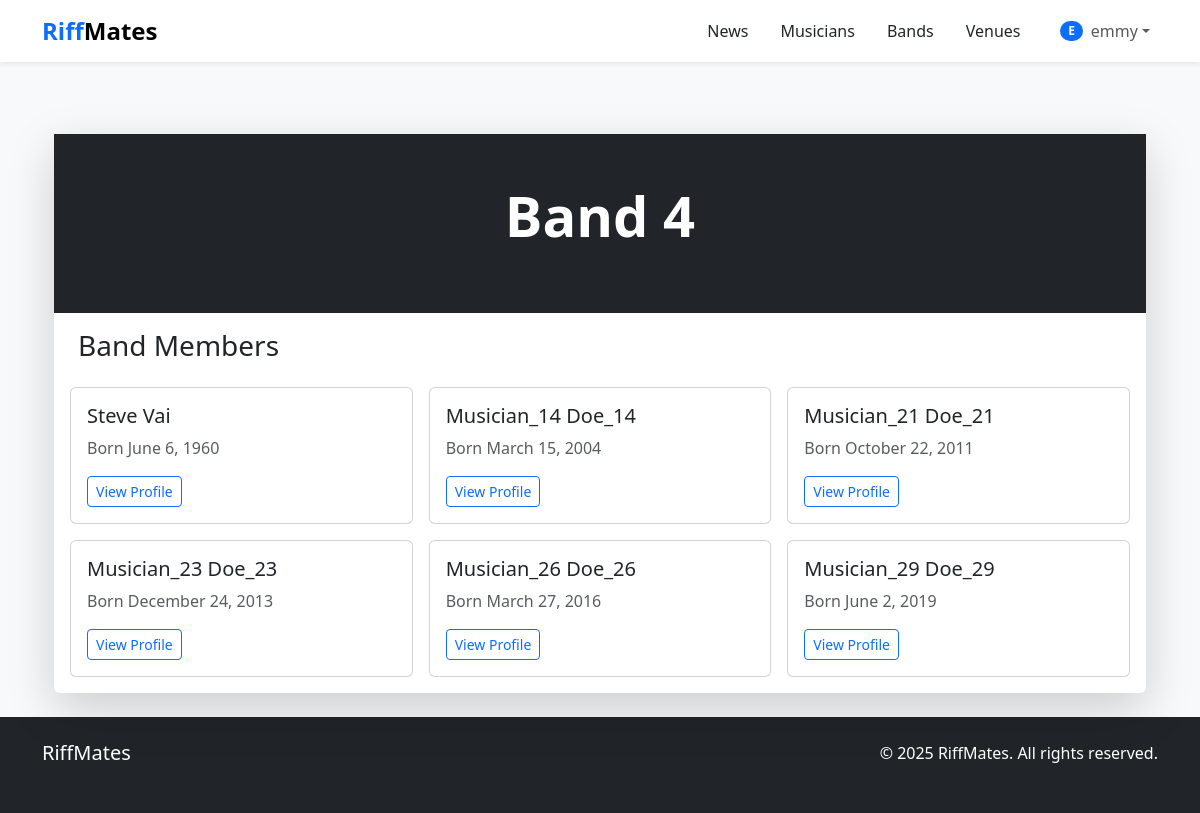
The app's page /band/band/4/ (signed in) with its own data.
### band/models.py (models this page shows, shortened)
class Band(models.Model):
    name = models.CharField(max_length=50)
    musicians = models.ManyToManyField(Musician)

class Musician(models.Model):
    first_name=models.CharField(max_length=50)
    last_name=models.CharField(max_length=50)
    birth=models.DateField()

### band/views.py (the view)
# urls.py: path('band/<int:id>/', bandViews.band_detail, name='band_detail'),
def band_detail(request, id):
    band = get_object_or_404(Band, id=id)
    return render(request, 'band_detail.html', {'band': band})

### templates/band_detail.html (shortened to what this page needs)
{% extends "base.html" %}
{% load static %}
{% block content %}
<div class="container mt-5">
    <div class="card shadow-lg border-0">
        <div class="bg-dark text-white text-center py-5">
            <h1 class="display-4 fw-bold mb-3">
                {{ band.name }}
            </h1>
        </div>
        <div class="card-body">
            <h3 class="mb-4">
                Band Members
            </h3>
            <div class="row g-3">
                {% for musician in band.musicians.all %}
                <div class="col-md-4">
                    <div class="card h-100">
                        <div class="card-body">
                            <h5 class="card-title">
                                {{ musician.first_name }} {{ musician.last_name }}
                            </h5>
                            <p class="card-text text-muted">
                                Born {{ musician.birth|date:"F j, Y" }}
                            </p>
                            <a href="{% url 'musician_detail' musician.id %}" class="btn btn-sm btn-outline-primary">
                                View Profile
                            </a>
                        </div>
                    </div>
                </div>
                {% endfor %}
            </div>
        </div>
    </div>
</div>
{% endblock %}

### templates/base.html (shortened to what this page needs)
<!DOCTYPE html>
<html lang="en" class="h-100">
  <head>
    <link
      href="https://cdn.jsdelivr.net/npm/bootstrap@5.3.3/dist/css/bootstrap.min.css"
      rel="stylesheet"
    />
  </head>
  <body class="d-flex flex-column h-100 bg-light">
    {% block nav %}
    <nav class="navbar navbar-expand-lg navbar-light bg-white shadow-sm">
      <div class="container">
        <a class="navbar-brand fw-bold fs-4" href="{% url 'home' %}">
          <span class="text-primary">Riff</span>Mates
        </a>
        <div class="collapse navbar-collapse" id="mainNav">
          <div class="navbar-nav ms-auto align-items-center">
            <a
              href="{% url 'news' %}"
              class="nav-link text-dark mx-2 py-2 nav-link-hover {% if request.path == '/news/' %}active fw-bold{% endif %}"
            >
              News
            </a>
            <a
              href="{% url 'musician_list' %}"
              class="nav-link text-dark mx-2 py-2 nav-link-hover {% if request.path == '/musicians/' %}active fw-bold{% endif %}"
            >
              Musicians
            </a>
            <a
              href="{% url 'band_list' %}"
              class="nav-link text-dark mx-2 py-2 nav-link-hover {% if request.path == '/bands/' %}active fw-bold{% endif %}"
            >
              Bands
            </a>
            <a
              href="{% url 'venue_list' %}"
              class="nav-link text-dark mx-2 py-2 nav-link-hover {% if request.path == '/venues/' %}active fw-bold{% endif %}"
            >
              Venues
            </a>
            <div class="nav-item dropdown ms-3">
              {% if user.is_authenticated %}
                <a
                  class="nav-link dropdown-toggle d-flex align-items-center"
                  href="#"
                  role="button"
                  data-bs-toggle="dropdown"
                  aria-expanded="false"
                >
                  <span class="badge bg-primary rounded-pill me-2">
                    {{ user.username|first|upper }}
                  </span>
                  {{ user.username }}
                </a>
              {% endif %}
            </div>
          </div>
        </div>
      </div>
    </nav>
    {% endblock nav %}
    <main class="flex-shrink-0 my-4">
      <div class="container">
        {% block content %}{% endblock content %}
      </div>
    </main>
    {% block footer %}
    <footer class="footer mt-auto py-4 bg-dark text-white">
      <div class="container">
        <div class="row">
          <div class="col-md-6 text-center text-md-start">
            <h5 class="mb-3">RiffMates</h5>
          </div>
          <div class="col-md-6 mt-4 mt-md-0 text-center text-md-end">
            <p class="mb-0">
              &copy; {{ year|default:"2025" }} RiffMates. All rights reserved.<br>
              <small class="text-muted">Rocking the music world since 2024</small>
            </p>
          </div>
        </div>
      </div>
    </footer>
    {% endblock footer %}
  </body>
</html>

### records on screen
Band: name "Band 4"
Musician: first_name "Steve", last_name "Vai", birth "June 6, 1960"
Musician: first_name "Musician_14", last_name "Doe_14", birth "March 15, 2004"
Musician: first_name "Musician_21", last_name "Doe_21", birth "October 22, 2011"
Musician: first_name "Musician_23", last_name "Doe_23", birth "December 24, 2013"
Musician: first_name "Musician_26", last_name "Doe_26", birth "March 27, 2016"
Musician: first_name "Musician_29", last_name "Doe_29", birth "June 2, 2019"

### other values on screen
{{ user.username|first|upper }} "E"
{{ user.username }} "emmy"
{{ year|default:"2025" }} "2025"
